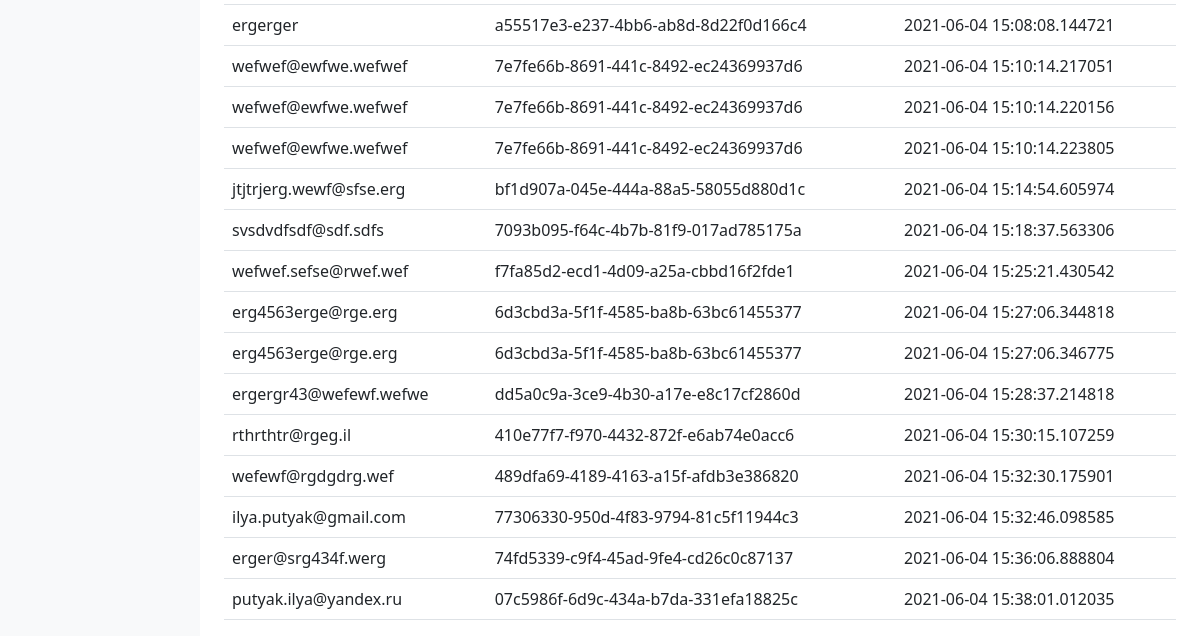
The app's page /admin/orders (signed in, lower part), older data.
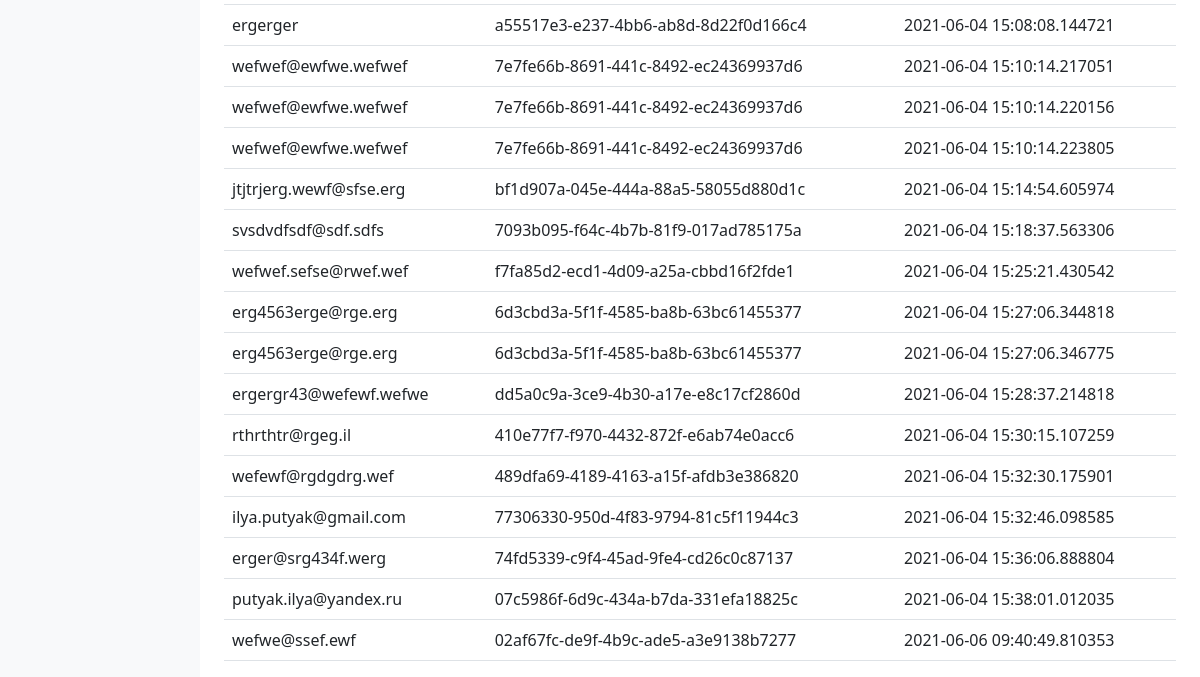
The same page, newer data.
### app.py (models this page shows)
class Purchase(db.Model):
    __tablename__ = 'purchases'
    id = db.Column(db.Integer, primary_key=True)
    customer_email = db.Column(db.String, nullable=False)
    purchase_id = db.Column(db.String, nullable=True)
    product_id = db.Column(db.String, nullable=True)
    product_name = db.Column(db.String, nullable=True)
    product_description = db.Column(db.String, nullable=True)
    price = db.Column(db.Integer, nullable=True)
    count = db.Column(db.Integer, nullable=True)
    cdate = db.Column(db.DateTime, default=datetime.datetime.utcnow)

### app.py (the view)
@app.route('/admin/orders')
def admin_orders():
    try:
        session['auth_admin']
        query_orders = Purchase.query.all()
        orders = []
        for i in query_orders:
            orders.append(dict(id=i.id, customer_email=i.customer_email, purchase_id=i.purchase_id, product_id=i.product_id, product_name=i.product_name,
                               product_description=i.product_description, price=i.price, count=i.count, cdate=i.cdate))
        sample_query = db.session.query(Purchase.purchase_id).distinct().all()
        unique_purchase_id = [i[0] for i in sample_query]
        order_data = []
        for j in orders:
            for f in unique_purchase_id:
                if f == j['purchase_id']:
                    order_data.append(dict(purchase_id=j['purchase_id'], customer_email=j['customer_email'], cdate=j['cdate']))
                else:
                    pass
        return render_template('admin_orders.html', orders=order_data)
    except:
        return render_template('admin_dashboard.html', memo='memo')

### templates/admin_orders.html (shortened to what this page needs)
<!doctype html>
<html lang="en">
<head>
    <link href="https://getbootstrap.com/docs/5.0/dist/css/bootstrap.min.css" rel="stylesheet"
>
    <link href="https://getbootstrap.com/docs/5.0/examples/dashboard/dashboard.css" rel="stylesheet">
</head>
<body>
<div class="container-fluid">
    <div class="row">
        <nav id="sidebarMenu" class="col-md-3 col-lg-2 d-md-block bg-light sidebar collapse">
        </nav>
        <main class="col-md-9 ms-sm-auto col-lg-10 px-md-4">
            <div class="table-responsive">
                <table class="table table-hover">
                    <tbody>
                    {% for i in orders %}
                    <tr data-toggle="modal" data-target="#{{ i.purchase_id }}">
                        <td>{{ i.customer_email }}</td>
                        <td>{{ i.purchase_id }}</td>
                        <td>{{ i.cdate }}</td>
                    </tr>
                    {% endfor %}
                    </tbody>
                </table>
            </div>
        </main>
    </div>
</div>
</body>
</html>

Row changes from the older to the newer data that the page shows:
added Purchase: customer_email "wefwe@ssef.ewf", purchase_id "02af67fc-de9f-4b9c-ade5-a3e9138b7277", cdate "2021-06-06 09:40:49.810353"
